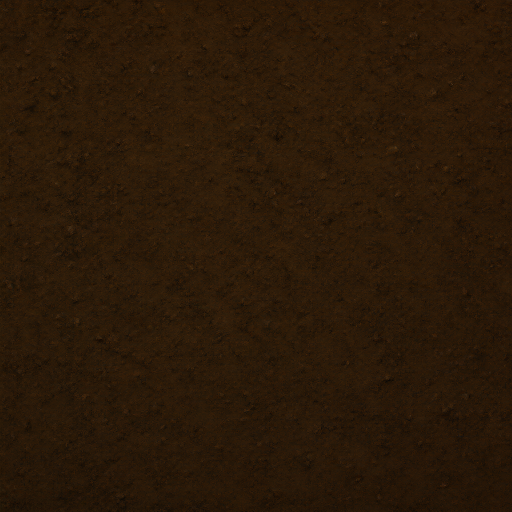
#> input picture assets/field/puddle_dirt.png, 1024 x 1024 px, given in place of F_field_s71_00001_.png, which was not available (shown at 1/2 size)
$ python make_field_asset.py
#> lines starting #> are read from the running program, lines starting #| are printed output that depends on the picture
### tools/mockup/compose_f.py
#!/usr/bin/env python3
"""Mockup F compositor — light-style UI over the Qwen spectacular field.

Pipeline (mockup only, NO Qt implementation involved):
  1. Qwen-Image 2.1 renders the FIELD ALONE (grass, mowing stripes, rain
     sheen, thick center line, crimson TOUCHDOWN zones with skulls) — see
     f_field_queue.py.
  2. Grid cleanup: the AI's faint dotted grid is NOT exactly 26x15, so it is
     erased in the grass area (median pass + procedural grass-blade overlay
     to restore micro-texture) and a CRISP EXACT 26x15 grid is redrawn,
     aligned to the banners, with the center line at the true midpoint.
  3. REAL FUMBBL data is composited (match 1956717 — Simply good (Orc) vs
     Plobando Latas (Skaven) — live-dumped via spectator_smoke; the WS
     serverGameState format, score from /api/match/current):
       * REAL team logos (fumbbl.com /i/<id>) at ~13% alpha, centered on
         each half. THE LOGO SYSTEM: per-match, data-driven (the match API
         returns `logo`/`logolarge` per team); the Qt client will do the
         same from the server's team logoUrl.
       * real player tokens at their real coordinates (faces, team rings,
         numbers, ball, prone/stunned states, acting ring)
       * the light-style chrome (final spec 22/ott: white/light-gray
         translucent strips + soft shadow, team accent colors, red reserved
         for injury/failure):
           - top header (BB2 sides + BB3 center: score, turn, END OF TURN
             timer, weather icon)
           - ultra-thin vertical box strips on the left/right edges
             (reserve / KO / injured slots)
           - bottom-center ticker (BB2 style) with expanded history showing
             REAL dice faces (pips drawn)
           - chat BUTTON with unread badge (chat is overlay-on-demand)
           - translucent side player card (real stats) on the side opposite
             the acting player
           - dark radial wheel + BB2-style target brackets on the acting
             player
       * rain overlay only when the live weather is rain

Usage: python3 compose_f.py [71|72|all]
"""
import json
import math
import random
import sys
from pathlib import Path

import numpy as np
from PIL import Image, ImageDraw, ImageFilter, ImageFont

HERE = Path(__file__).parent
REPO = HERE.parent.parent
FACES = REPO / "assets" / "faces"
LOGOS = Path("/tmp/mockF/logos")
LIVE = Path("/tmp/mockF/live2.json")
OUTDIR = REPO / "faces-work" / "mockups"
OUTDIR.mkdir(parents=True, exist_ok=True)

W, H = 1344, 768

# ----------------------------------------------------------------- palette
# Final spec: NO dark fantasy. White/light gray + team accents + red only
# for injury/failure.
INK = (34, 40, 50)          # primary text
INK2 = (104, 114, 128)      # secondary text
PAPER = (250, 250, 253)     # strip base
HOME = (52, 108, 180)       # home (left) accent
AWAY = (193, 152, 55)       # away (right) accent
RED = (196, 60, 52)         # injury / failure ONLY
GREEN = (60, 142, 84)       # success
GOLD = (212, 175, 55)
AMBER = (186, 128, 24)      # caution (prone / stunned)
API_MATCH = Path("/tmp/mockF/api_cur.json")  # /api/match/current (same match)

_FONT_CACHE = {}
# [7 lines left out: function font, not called in this run]

def text_w(d, s, fnt):
    b = d.textbbox((0, 0), s, font=fnt)
    return b[2] - b[0]

def center_text(d, cx, y, s, fnt, fill):
    d.text((cx - text_w(d, s, fnt) / 2, y), s, font=fnt, fill=fill)

# =================================================================== field
# [173 lines left out: functions grass_overlay, zone_mask, clean_grass, erase_center_line, narrow_td_zone, grid_mow_tint and 1 more, not called in this run]

# =================================================================== data
# PlayerState (ffb PlayerState.java): base = state & 0xFF: 1 STANDING,
# 2 MOVING, 3 PRONE, 4 STUNNED, 5 KNOCKED_OUT, 6 BADLY_HURT, 7 SERIOUS_INJURY,
# 8 RIP, 9 RESERVE, 10 MISSING  (bit 0x100 = active)
def _posmap(team):
    return {p["positionId"]: p["positionName"] for p in
            (team.get("roster") or {}).get("positionArray", [])}

# [226 lines left out: functions load_live, face_for, token_image, number_badge, block_dice, coin and 1 more, not called in this run]

def remove_skulls(im, boxes):
    """Inpaint TD-banner skulls by texture transfer: copy a clean banner
    patch from just above each skull (same x range), jittered + slight noise."""
    a = np.asarray(im.convert("RGB")).astype(np.int16)
    rng = np.random.RandomState(11)
    for (x0, y0, x1, y1) in boxes:
        x0, y0, x1, y1 = x0 - 3, y0 - 3, x1 + 4, y1 + 4
        h, w = y1 - y0, x1 - x0
        src_y0 = max(0, y0 - h - 6)
        src_y1 = src_y0 + h
        if src_y1 <= src_y0:
            continue
        patch = a[src_y0:src_y1, x0:x1, :].copy()
        patch = np.roll(patch, int(rng.randint(2, 6)), axis=0)
        noise = rng.randint(-5, 6, (h, w, 3)).astype(np.int16)
        a[y0:y1, x0:x1, :] = patch + noise
#> this loop made 2 passes
#> pass 1, in remove_skulls, `patch = a[src_y0:src_y1, x0:x1, :].copy()`:
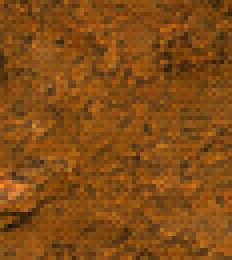
#> patch: shape (65, 58, 3) int16 (shown 4 times larger); mean R, G, B 43.4, 25.6, 8.1; drawn with min black and max white
#> pass 1, in remove_skulls, `patch = np.roll(patch, int(rng.randint(2, 6)), axis=0)`:
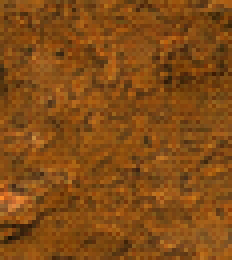
#> patch: shape (65, 58, 3) int16 (shown 4 times larger); mean R, G, B 43.4, 25.6, 8.1; drawn with min black and max white
#> after the loop:
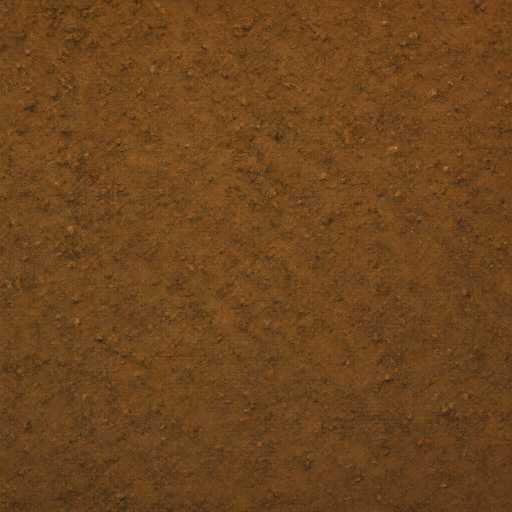
#> a: shape (1024, 1024, 3) int16 (shown at 1/2 size); mean R, G, B 42.2, 25.1, 8.3; drawn with min black and max white
    return Image.fromarray(np.clip(a, 0, 255).astype(np.uint8))

# [83 lines left out: functions rain_icon, sun_icon, draw_wheel, target_brackets, team_logo, not called in this run]

# =================================================================== scene
# field = exact 26x15 grid rect (x, y, w, h); banner_x = inner edges of the
# two TOUCHDOWN banners (the AI's wide banner bands cover ~2 columns each).
CONFIGS = {
    "71": {"in": "/home/saruman/ComfyUI-Shared/output/mockups/F_field_s71_00001_.png",
           "field": (31, 0, 1278, 739), "banner_x": (136, 1206),
           "out": "FINAL_F_71.png",
           # AI-painted TD skull bboxes (removed via texture transfer)
           "skulls": [(55, 129, 106, 187), (1234, 129, 1286, 187)]},
    "72": {"in": "/home/saruman/ComfyUI-Shared/output/mockups/F_field_s72_00001_.png",
           "field": (51, 23, 1244, 705), "banner_x": (131, 1212),
           "out": "FINAL_F_72.png",
           "skulls": [(64, 190, 108, 243), (1231, 190, 1275, 243)]},
}

# [335 lines left out: function compose, not called in this run]

# [8 lines that do not run on import are left out]

### tools/mockup/make_field_asset.py
#!/usr/bin/env python3
"""Generator for the client's field asset (assets/field/field.png).

Bakes the Mockup-F field design into one PNG, cropped to the exact 26x15
field rect:
  * Qwen spectacular grass (skulls removed, the AI's inexact dotted grid
    erased, the AI's double center line erased)
  * TD zones rebuilt to ONE single column (col 0 / col 25, official):
    solid crimson + vertical TOUCHDOWN text
  * mowing stripes perfectly aligned to the grid (light/dark columns)

The Qt client draws on top at runtime: the exact 26x15 grid lines, the
side-zone boundaries, the single center line, team-logo watermarks,
tokens, ball, action wheel, target brackets and the rain overlay.

Re-run after re-rendering the Qwen field:
    python3 tools/mockup/make_field_asset.py [71|72]
"""
import sys
from pathlib import Path

HERE = Path(__file__).parent
sys.path.insert(0, str(HERE))

from PIL import Image  # noqa: E402

from compose_f import (CONFIGS, clean_grass, erase_center_line,  # noqa: E402
                       grid_mow_tint, narrow_td_zone, remove_skulls)


def build(key="71"):
    cfg = CONFIGS[key]
    im = Image.open(cfg["in"]).convert("RGB")
    im = remove_skulls(im, cfg.get("skulls", []))
    fx, fy, fw, fh = cfg["field"]
    zone = (cfg["banner_x"][0] + 4, cfg["banner_x"][1] - 4, fy, fy + fh)
    im = clean_grass(im, zone)
    im, _ = erase_center_line(im, cfg["field"])
    im = narrow_td_zone(im, cfg["field"], cfg["banner_x"])
    im = grid_mow_tint(im, cfg["field"])
    # crop to the exact 26x15 field rect (cells become near-square)
    out = im.crop((fx, fy, fx + fw, fy + fh))
    dest = HERE.parent.parent / "assets" / "field" / "field.png"
    dest.parent.mkdir(parents=True, exist_ok=True)
    out.save(dest, "PNG")
    print("saved", dest, out.size)


if __name__ == "__main__":
#> (the run stopped early here; a loop or call above may not have finished)
